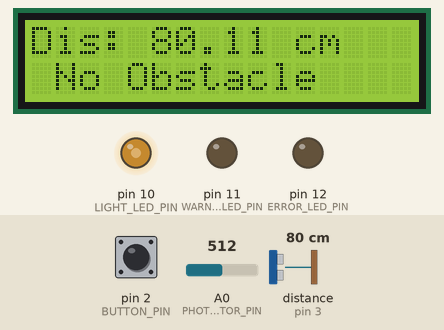
Recording of a sketch running on a simulated Arduino Uno, built with avr-gcc and run on an emulated ATmega328P. Parts: 16×2 character LCD, output pins drawn as LEDs (lit = HIGH). Wiring (inferred from the names in the program): ultrasonic range finder: trigger pin 4; echo pin 3. Dashed ring = blinking. The inputs (shaded band) are chosen by the test bench; at power-on: distance to the obstacle (sensor on pin 3) 80 cm, pin 2 (BUTTON_PIN) HIGH, A0 (PHOTORESISTOR_PIN) = 512. The echo pulse lasts 58.3 µs per cm; pins used as bus, display or sensor lines are not drawn; what the sketch prints to the serial monitor is not drawn.

Above: at 1.98 s.
2.3 s: distance to the obstacle (sensor on pin 3) set to 2 cm
At 2.85 s:
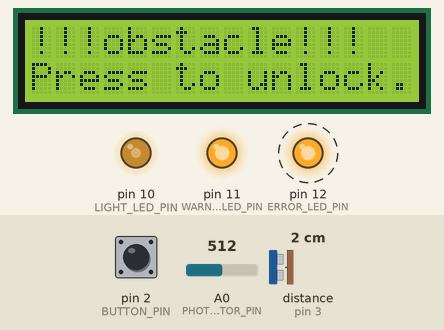
At 3.78 s:
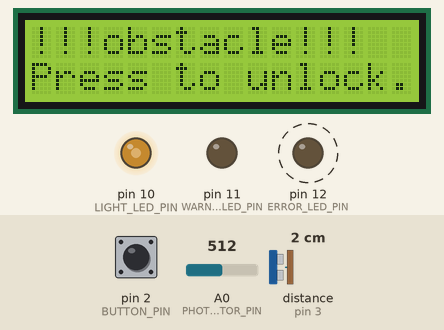
3.9 s: pin 2 (BUTTON_PIN) pulled LOW for 0.15 s
4.6 s: pin 2 (BUTTON_PIN) pulled LOW for 1 s
6.2 s: A0 (PHOTORESISTOR_PIN) set to 390
At 6.75 s:
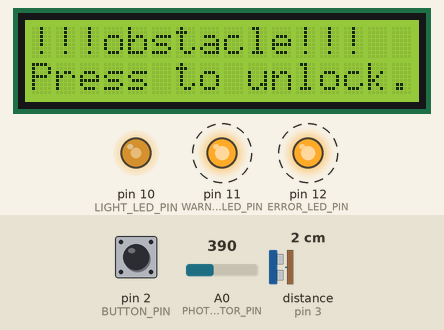
8.4 s: A0 (PHOTORESISTOR_PIN) set to 122
At 8.55 s:
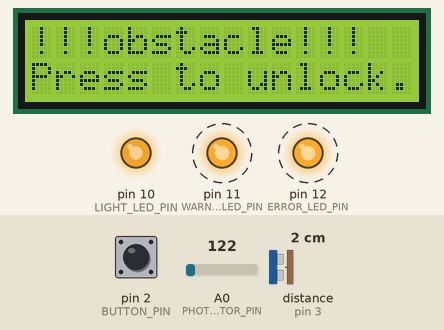
10.8 s: pin 2 (BUTTON_PIN) pulled LOW for 0.15 s
Timing chart, 0 to 12.5 s (numbered marks = the images above; inputs shaded):
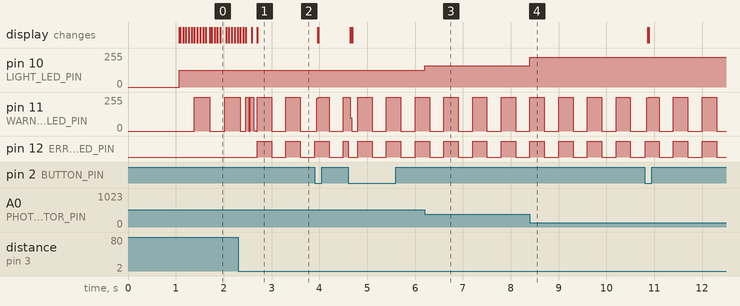

The sketch:

final_project.ino
```cpp
#include <LiquidCrystal.h>
#include <IRremote.h>
#include <EEPROM.h>

#define IR_RECIEVE_PIN 5

#define ECHO_PIN 3
#define TRIGGER_PIN 4

#define WARNING_LED_PIN 11
#define ERROR_LED_PIN 12
#define LIGHT_LED_PIN 10

#define BUTTON_PIN 2

#define PHOTORESISTOR_PIN A0

//lcd
#define LCD_RS_PIN A5
#define LCD_E_PIN A4
#define LCD_D4_PIN 6
#define LCD_D5_PIN 7
#define LCD_D6_PIN 8
#define LCD_D7_PIN 9

LiquidCrystal lcd(LCD_RS_PIN ,LCD_E_PIN,LCD_D4_PIN , LCD_D5_PIN , LCD_D6_PIN , LCD_D7_PIN);

#define LOCK_DISTANCE 10.0
#define WARNING_DISTANCE 50.0

// IR BUTTON
#define IR_BUTTON_PLAY 28 // ok
#define IR_BUTTON_OFF 22 //*
#define IR_BUTTON_EQ 13// #
#define IR_BUTTON_UP 24
#define IR_BUTTON_DOWN 82
// distance unit
#define DISTANCE_UNIT_CM 0
#define DISTANCE_UNIT_IN 1
#define CM_TO_INCHES 0.393701
#define EEPROM_ADDRESS_DISTANCE_UNIT 50
//lcd mode
#define LCD_MODE_DISTANCE 0
#define LCD_MODE_SETTINGS 1
#define LCD_MODE_LUMINOSITY 2

//UTRASONIC
unsigned long lastTimeUltrasonicTrigger = millis();
unsigned long untrasonicTriggerDelay = 60;

volatile unsigned long pulseInTimebegin;
volatile unsigned long pulseTimeEnd;
volatile bool newDidtanceAvailable = false;

double previousDistance = 400.0;
// WARNING LED
unsigned long lastTimeWarningLEDBlinked = millis();
unsigned long WarningLEDDelay = 500;
byte WarningLEDState = LOW;

//ERROR LED
unsigned long lastTimeErrorLEDBlinked = millis();
unsigned long ErrorLEDDelay = 300;
byte errorLEDState = LOW;

//PHOTORESISTOR
unsigned long lastTimeReadLuminosity = millis();
unsigned long readLuminosityDelay = 100;

// push button
unsigned long lastTimeButtonChanged = millis();
unsigned long buttonDebounceDelay = 50;
byte buttonState;

bool isLocked = false;

int distanceUnit = DISTANCE_UNIT_CM;
int lcdMode =  LCD_MODE_DISTANCE;

void triggerUltrasonicSensor(){
  digitalWrite(TRIGGER_PIN , LOW);
  delayMicroseconds(2);
  digitalWrite(TRIGGER_PIN , HIGH);
  delayMicroseconds(10);
  digitalWrite(TRIGGER_PIN , LOW);

}
double getUltrasonicDistance(){
  double durationMicros = pulseTimeEnd - pulseInTimebegin;
  double distance = durationMicros / 58.0;
  if(distance > 400){
    return previousDistance;
  }
  distance = previousDistance *0.6 + distance *0.4;
  previousDistance = distance;

  return distance;
}

void echoPinInterrupt(){
  if(digitalRead(ECHO_PIN) == HIGH){
    // PULSE STARTED
    pulseInTimebegin = micros();
  }
  else{
    // pulse stopped
    pulseTimeEnd = micros();
    newDidtanceAvailable = true;

  }


}

void toggleErrorLED(){
  errorLEDState = (errorLEDState == HIGH)? LOW:HIGH;
  digitalWrite(ERROR_LED_PIN , errorLEDState);

}

void toggleWarningLED(){
  // if(WarningLEDState == HIGH){
  //   WarningLEDState == LOW;
  // }
  // else{
  //   WarningLEDState == HIGH;
  // }
  // digitalWrite(WARNING_LED_PIN , WarningLEDState);
  WarningLEDState = (WarningLEDState == HIGH)? LOW : HIGH;
  digitalWrite(WARNING_LED_PIN , WarningLEDState);

}

void setWarningLEDBlinkRateFromDistance(double distance){
  // 0...400cm -> 0....1600ms
  WarningLEDDelay = distance*4;
  Serial.println(WarningLEDDelay);

}

 void lock(){
    if(!isLocked){
      Serial.println("locking");
      isLocked = true;
      WarningLEDState = LOW;
      errorLEDState = LOW;
      digitalWrite(WARNING_LED_PIN , LOW);
      digitalWrite(ERROR_LED_PIN , LOW);
    }


 }

void unlock(){
  if(isLocked){
    Serial.println("unlocking");
    isLocked = false;
    errorLEDState = LOW;
    digitalWrite(ERROR_LED_PIN, errorLEDState);
  }
}

void printDistanceOnLCD(double distance){
  if(isLocked){
    lcd.setCursor(0,0);
    lcd.print("!!!obstacle!!!");
    lcd.setCursor(0,1);
    lcd.print("Press to unlock.   ");
  }
  else if(lcdMode == LCD_MODE_DISTANCE){
    lcd.setCursor( 0 , 0);
    lcd.print("Dis: ");
    if(distanceUnit == DISTANCE_UNIT_IN){
      lcd.print(distance * CM_TO_INCHES);
      lcd.print(" in     ");

    }
    else{
      lcd.print(distance);
      lcd.print(" cm   ");

    }

    lcd.setCursor( 0,1);
    if(distance > WARNING_DISTANCE){
      lcd.print(" No Obstacle   ");
    }
    else{
      lcd.print("!! WARNING !!");
    }
  }
}

void toggleDitanceUnit(){
  if(distanceUnit == DISTANCE_UNIT_CM){
    distanceUnit = DISTANCE_UNIT_IN;

  }
  else{
    distanceUnit = DISTANCE_UNIT_CM;
  }
  EEPROM.write(EEPROM_ADDRESS_DISTANCE_UNIT , distanceUnit);
}

void toggleLCDScreen(bool next){
  switch(lcdMode){
    case LCD_MODE_DISTANCE:{
      lcdMode =(next) ? LCD_MODE_SETTINGS : LCD_MODE_LUMINOSITY ;
      break;
    }
    case LCD_MODE_SETTINGS:{
      lcdMode = (next) ? LCD_MODE_LUMINOSITY : LCD_MODE_DISTANCE;
      break;
    }
    case LCD_MODE_LUMINOSITY:{
      lcdMode = (next) ? LCD_MODE_DISTANCE : LCD_MODE_SETTINGS;
      break;
    }
    default:{
      lcdMode = LCD_MODE_DISTANCE;
    }
  }

  lcd.clear();
  if(lcdMode == LCD_MODE_SETTINGS){  //  show settings hint when entering settings
    lcd.setCursor(0,0);
    lcd.print(" Press OFF to  ");
    lcd.setCursor(0,1);
    lcd.print("reset Settings.");
  }
}

void resetSettingsToDefault(){
  if(lcdMode == LCD_MODE_SETTINGS){
    distanceUnit = DISTANCE_UNIT_CM;
    EEPROM.write(EEPROM_ADDRESS_DISTANCE_UNIT , distanceUnit);
    lcd.clear();
    lcd.setCursor(0,0);
    lcd.print("Settings have");
    lcd.setCursor(0,1);
    lcd.print("been reset");
  }
}

void handleIRCommand(long command){
  switch(command){
    case IR_BUTTON_PLAY:{
      unlock();
      break;
    }
    case IR_BUTTON_OFF:{
      resetSettingsToDefault();

      break;
    }
    case IR_BUTTON_EQ:{
      toggleDitanceUnit();
      break;
    }
    case IR_BUTTON_UP:{
      toggleLCDScreen(true);
      break;
    }
    case IR_BUTTON_DOWN:{
      toggleLCDScreen(false);
      break;
    }
    default:{
      // do nothing
    }
  }
}

void setLightLEDFromLuminosity(int luminosity){
  byte brightness = 255 - luminosity / 4;
  analogWrite(LIGHT_LED_PIN , brightness);
}

void printLuminosityOnLcd(int luminosity){
  if(!isLocked && lcdMode == LCD_MODE_LUMINOSITY){
    lcd.setCursor(0,0);
    lcd.print("luminosity:  ");
    lcd.print(luminosity);
    lcd.print("     ");
  }
}


void setup() {
  Serial.begin(115200);
  lcd.begin(16,2);
  IrReceiver.begin(IR_RECIEVE_PIN);
  pinMode(ECHO_PIN , INPUT);
  pinMode(TRIGGER_PIN , OUTPUT);
  pinMode(WARNING_LED_PIN , OUTPUT);
  pinMode(ERROR_LED_PIN , OUTPUT);
  pinMode(LIGHT_LED_PIN , OUTPUT);
  pinMode(BUTTON_PIN , INPUT);


  buttonState = digitalRead(BUTTON_PIN);
  attachInterrupt(digitalPinToInterrupt(ECHO_PIN),echoPinInterrupt , CHANGE);

  distanceUnit = EEPROM.read(EEPROM_ADDRESS_DISTANCE_UNIT);
  if(distanceUnit == 255){
    distanceUnit = DISTANCE_UNIT_CM;
  }


  lcd.print("Initializing...");
  delay(1000);
  lcd.clear();
}


void loop() {
  unsigned long timeNow = millis();

  //  IR handled always, not just when locked
  if(IrReceiver.decode()){
    IrReceiver.resume();
    long command = IrReceiver.decodedIRData.command;
    handleIRCommand(command);
  }

  if(isLocked){
    if(timeNow - lastTimeErrorLEDBlinked > ErrorLEDDelay){
      lastTimeErrorLEDBlinked += ErrorLEDDelay;
      toggleErrorLED();
      toggleWarningLED();
    }

    if(timeNow - lastTimeButtonChanged > buttonDebounceDelay ){
      byte newButtonState = digitalRead(BUTTON_PIN);
      if(newButtonState != buttonState){
        lastTimeButtonChanged = timeNow;
        buttonState = newButtonState;
        if(buttonState == LOW){
          unlock();
        }
      }
    }
  }
  else{
    if(timeNow - lastTimeWarningLEDBlinked > WarningLEDDelay){
      lastTimeWarningLEDBlinked += WarningLEDDelay;
      toggleWarningLED();
    }
  }

  if(timeNow - lastTimeUltrasonicTrigger > untrasonicTriggerDelay ){
    lastTimeUltrasonicTrigger += untrasonicTriggerDelay;
    triggerUltrasonicSensor();
  }

  if(newDidtanceAvailable){
    newDidtanceAvailable = false;
    double distance = getUltrasonicDistance();
    setWarningLEDBlinkRateFromDistance(distance);
    printDistanceOnLCD(distance);
    if(distance < LOCK_DISTANCE){
      lock();
    }
  }
  if(timeNow - lastTimeReadLuminosity > readLuminosityDelay){
    lastTimeReadLuminosity += readLuminosityDelay;
    int luminosity = analogRead(PHOTORESISTOR_PIN);
    setLightLEDFromLuminosity(luminosity);
    printLuminosityOnLcd(luminosity);

  }
}


// #include <LiquidCrystal.h>
// #include <IRremote.h>
// #include <EEPROM.h>

// #define IR_RECIEVE_PIN 5

// #define ECHO_PIN 3
// #define TRIGGER_PIN 4

// #define WARNING_LED_PIN 11
// #define ERROR_LED_PIN 12
// #define LIGHT_LED_PIN 10

// #define BUTTON_PIN 2

// #define PHOTORESISTOR_PIN A0

// // LCD
// #define LCD_RS_PIN A5
// #define LCD_E_PIN A4
// #define LCD_D4_PIN 6
// #define LCD_D5_PIN 7
// #define LCD_D6_PIN 8
// #define LCD_D7_PIN 9

// LiquidCrystal lcd(LCD_RS_PIN, LCD_E_PIN, LCD_D4_PIN, LCD_D5_PIN, LCD_D6_PIN, LCD_D7_PIN);

// #define LOCK_DISTANCE 10.0
// #define WARNING_DISTANCE 50.0

// // IR BUTTONS
// #define IR_BUTTON_PLAY 28
// #define IR_BUTTON_OFF  22
// #define IR_BUTTON_EQ   13
// #define IR_BUTTON_UP   24
// #define IR_BUTTON_DOWN 82

// // Distance unit
// #define DISTANCE_UNIT_CM 0
// #define DISTANCE_UNIT_IN 1
// #define CM_TO_INCHES 0.393701
// #define EEPROM_ADDRESS_DISTANCE_UNIT 50

// // LCD mode
// #define LCD_MODE_DISTANCE  0
// #define LCD_MODE_SETTINGS  1
// #define LCD_MODE_LUMINOSITY 2

// // Ultrasonic
// unsigned long lastTimeUltrasonicTrigger = 0;
// unsigned long ultrasonicTriggerDelay = 60;

// volatile unsigned long pulseInTimeBegin = 0;
// volatile unsigned long pulseTimeEnd = 0;
// volatile bool newDistanceAvailable = false;

// double previousDistance = 400.0;

// // Warning LED
// unsigned long lastTimeWarningLEDBlinked = 0;
// unsigned long warningLEDDelay = 500;
// byte warningLEDState = LOW;

// // Error LED
// unsigned long lastTimeErrorLEDBlinked = 0;
// unsigned long errorLEDDelay = 300;
// byte errorLEDState = LOW;

// // Photoresistor
// unsigned long lastTimeReadLuminosity = 0;
// unsigned long readLuminosityDelay = 100;

// // Push button
// unsigned long lastTimeButtonChanged = 0;
// unsigned long buttonDebounceDelay = 50;
// byte buttonState;

// bool isLocked = false;

// int distanceUnit = DISTANCE_UNIT_CM;
// int lcdMode = LCD_MODE_DISTANCE;

// // ─────────────────────────────────────────────
// // Ultrasonic
// // ─────────────────────────────────────────────

// void triggerUltrasonicSensor() {
//   digitalWrite(TRIGGER_PIN, LOW);
//   delayMicroseconds(2);
//   digitalWrite(TRIGGER_PIN, HIGH);
//   delayMicroseconds(10);
//   digitalWrite(TRIGGER_PIN, LOW);
// }

// double getUltrasonicDistance() {
//   double durationMicros = pulseTimeEnd - pulseInTimeBegin;
//   double distance = durationMicros / 58.0;
//   if (distance > 400) {
//     return previousDistance;
//   }
//   distance = previousDistance * 0.6 + distance * 0.4;
//   previousDistance = distance;
//   return distance;
// }

// void echoPinInterrupt() {
//   if (digitalRead(ECHO_PIN) == HIGH) {
//     pulseInTimeBegin = micros();
//   } else {
//     pulseTimeEnd = micros();
//     newDistanceAvailable = true;
//   }
// }

// // ─────────────────────────────────────────────
// // LEDs
// // ─────────────────────────────────────────────

// void toggleErrorLED() {
//   errorLEDState = (errorLEDState == HIGH) ? LOW : HIGH;
//   digitalWrite(ERROR_LED_PIN, errorLEDState);
// }

// void toggleWarningLED() {
//   warningLEDState = (warningLEDState == HIGH) ? LOW : HIGH;
//   digitalWrite(WARNING_LED_PIN, warningLEDState);
// }

// void setWarningLEDBlinkRateFromDistance(double distance) {
//   // 0…400 cm → 0…1600 ms
//   warningLEDDelay = (unsigned long)(distance * 4);
// }

// // ─────────────────────────────────────────────
// // Lock / Unlock
// // ─────────────────────────────────────────────

// void lock() {
//   if (!isLocked) {
//     Serial.println("locking");
//     isLocked = true;
//     warningLEDState = LOW;
//     digitalWrite(WARNING_LED_PIN, LOW);   // FIX: actually turn the LED off
//     errorLEDState = LOW;
//     digitalWrite(ERROR_LED_PIN, LOW);
//   }
// }

// void unlock() {
//   if (isLocked) {
//     Serial.println("unlocking");
//     isLocked = false;
//     errorLEDState = LOW;
//     digitalWrite(ERROR_LED_PIN, LOW);
//     lcd.clear();
//   }
// }

// // ─────────────────────────────────────────────
// // LCD
// // ─────────────────────────────────────────────

// void printDistanceOnLCD(double distance) {
//   if (isLocked) {
//     lcd.setCursor(0, 0);
//     lcd.print("!!!obstacle!!!! ");
//     lcd.setCursor(0, 1);
//     lcd.print("Press to unlock.");
//   } else if (lcdMode == LCD_MODE_DISTANCE) {
//     lcd.setCursor(0, 0);
//     lcd.print("Dis: ");
//     if (distanceUnit == DISTANCE_UNIT_IN) {
//       lcd.print(distance * CM_TO_INCHES);
//       lcd.print(" in     ");
//     } else {
//       lcd.print(distance);
//       lcd.print(" cm   ");
//     }

//     lcd.setCursor(0, 1);
//     if (distance > WARNING_DISTANCE) {
//       lcd.print(" No Obstacle   ");
//     } else {
//       lcd.print("!! WARNING !!   ");
//     }
//   }
// }

// void printLuminosityOnLcd(int luminosity) {
//   // FIX: show luminosity when NOT locked (was checking isLocked instead of !isLocked)
//   if (!isLocked && lcdMode == LCD_MODE_LUMINOSITY) {
//     lcd.setCursor(0, 0);
//     lcd.print("Luminosity:     ");
//     lcd.setCursor(0, 1);
//     lcd.print(luminosity);
//     lcd.print("     ");
//   }
// }

// // ─────────────────────────────────────────────
// // Settings
// // ─────────────────────────────────────────────

// void toggleDistanceUnit() {
//   distanceUnit = (distanceUnit == DISTANCE_UNIT_CM) ? DISTANCE_UNIT_IN : DISTANCE_UNIT_CM;
//   EEPROM.write(EEPROM_ADDRESS_DISTANCE_UNIT, distanceUnit);
// }

// void toggleLCDScreen(bool next) {
//   switch (lcdMode) {
//     case LCD_MODE_DISTANCE:
//       lcdMode = next ? LCD_MODE_SETTINGS : LCD_MODE_LUMINOSITY;
//       break;
//     case LCD_MODE_SETTINGS:
//       lcdMode = next ? LCD_MODE_LUMINOSITY : LCD_MODE_DISTANCE;
//       break;
//     case LCD_MODE_LUMINOSITY:
//       lcdMode = next ? LCD_MODE_DISTANCE : LCD_MODE_SETTINGS;
//       break;
//     default:
//       lcdMode = LCD_MODE_DISTANCE;
//   }

//   lcd.clear();
//   if (lcdMode == LCD_MODE_SETTINGS) {
//     lcd.setCursor(0, 0);
//     lcd.print(" Press OFF to  ");
//     lcd.setCursor(0, 1);
//     lcd.print("reset Settings.");
//   }
// }

// void resetSettingsToDefault() {
//   if (lcdMode == LCD_MODE_SETTINGS) {
//     distanceUnit = DISTANCE_UNIT_CM;
//     EEPROM.write(EEPROM_ADDRESS_DISTANCE_UNIT, distanceUnit);
//     lcd.clear();
//     lcd.setCursor(0, 0);
//     lcd.print("Settings have");
//     lcd.setCursor(0, 1);
//     lcd.print("been reset");
//   }
// }

// // ─────────────────────────────────────────────
// // IR remote
// // ─────────────────────────────────────────────

// void handleIRCommand(long command) {
//   switch (command) {
//     case IR_BUTTON_PLAY:  unlock();                  break;
//     case IR_BUTTON_OFF:   resetSettingsToDefault();  break;
//     case IR_BUTTON_EQ:    toggleDistanceUnit();      break;
//     case IR_BUTTON_UP:    toggleLCDScreen(true);     break;
//     case IR_BUTTON_DOWN:  toggleLCDScreen(false);    break;
//     default: break;
//   }
// }

// // ─────────────────────────────────────────────
// // Light LED (photoresistor-controlled)
// // ─────────────────────────────────────────────

// void setLightLEDFromLuminosity(int luminosity) {
//   byte brightness = 255 - (luminosity / 4);
//   analogWrite(LIGHT_LED_PIN, brightness);  // FIX: was analogRead() — must be analogWrite()
// }

// // ─────────────────────────────────────────────
// // Setup
// // ─────────────────────────────────────────────

// void setup() {
//   Serial.begin(115200);
//   lcd.begin(16, 2);
//   IrReceiver.begin(IR_RECIEVE_PIN);

//   // FIX: set pin modes BEFORE reading initial button state
//   pinMode(ECHO_PIN, INPUT);
//   pinMode(TRIGGER_PIN, OUTPUT);
//   pinMode(WARNING_LED_PIN, OUTPUT);
//   pinMode(ERROR_LED_PIN, OUTPUT);
//   pinMode(LIGHT_LED_PIN, OUTPUT);
//   pinMode(BUTTON_PIN, INPUT_PULLUP);  // FIX: INPUT_PULLUP for reliable button reading

//   buttonState = digitalRead(BUTTON_PIN);  // now safe to read

//   attachInterrupt(digitalPinToInterrupt(ECHO_PIN), echoPinInterrupt, CHANGE);

//   distanceUnit = EEPROM.read(EEPROM_ADDRESS_DISTANCE_UNIT);
//   if (distanceUnit == 255) {
//     distanceUnit = DISTANCE_UNIT_CM;
//   }

//   // Initialise timing variables after millis() is available
//   lastTimeUltrasonicTrigger = millis();
//   lastTimeWarningLEDBlinked = millis();
//   lastTimeErrorLEDBlinked   = millis();
//   lastTimeReadLuminosity    = millis();
//   lastTimeButtonChanged     = millis();

//   lcd.print("Initializing...");
//   delay(1000);
//   lcd.clear();
// }

// // ─────────────────────────────────────────────
// // Loop
// // ─────────────────────────────────────────────

// void loop() {
//   unsigned long timeNow = millis();

//   // IR — handled always, not just when locked
//   if (IrReceiver.decode()) {
//     IrReceiver.resume();
//     long command = IrReceiver.decodedIRData.command;
//     handleIRCommand(command);
//   }

//   if (isLocked) {
//     // Blink both LEDs together while locked
//     if (timeNow - lastTimeErrorLEDBlinked > errorLEDDelay) {
//       lastTimeErrorLEDBlinked += errorLEDDelay;
//       toggleErrorLED();
//       toggleWarningLED();
//     }

//     // Button debounce — FIX: update lastTimeButtonChanged on every state sample
//     if (timeNow - lastTimeButtonChanged > buttonDebounceDelay) {
//       lastTimeButtonChanged = timeNow;  // FIX: was never updated → button fired only once
//       byte newButtonState = digitalRead(BUTTON_PIN);
//       if (newButtonState != buttonState) {
//         buttonState = newButtonState;
//         // FIX: with INPUT_PULLUP, pressed = LOW
//         if (buttonState == LOW) {
//           unlock();
//         }
//       }
//     }
//   } else {
//     // Blink warning LED at distance-based rate
//     if (timeNow - lastTimeWarningLEDBlinked > warningLEDDelay) {
//       lastTimeWarningLEDBlinked += warningLEDDelay;
//       toggleWarningLED();
//     }
//   }

//   // Trigger ultrasonic sensor periodically
//   if (timeNow - lastTimeUltrasonicTrigger > ultrasonicTriggerDelay) {
//     lastTimeUltrasonicTrigger += ultrasonicTriggerDelay;
//     triggerUltrasonicSensor();
//   }

//   // Process new distance reading
//   if (newDistanceAvailable) {
//     newDistanceAvailable = false;
//     double distance = getUltrasonicDistance();
//     setWarningLEDBlinkRateFromDistance(distance);
//     printDistanceOnLCD(distance);
//     if (distance < LOCK_DISTANCE) {
//       lock();
//     }
//   }

//   // Read and apply luminosity
//   if (timeNow - lastTimeReadLuminosity > readLuminosityDelay) {
//     lastTimeReadLuminosity += readLuminosityDelay;
//     int luminosity = analogRead(PHOTORESISTOR_PIN);
//     setLightLEDFromLuminosity(luminosity);
//     printLuminosityOnLcd(luminosity);
//   }
// }
```

Measured:
- after the input at 2.3 s, pin 12 (ERROR_LED_PIN): alternates HIGH for 0.30 s and LOW for 0.30 s, starting after 0.40 s; the display: first changes after 0.05 s (image 1 shows a later state)
- after the input at 6.2 s, pin 10 (LIGHT_LED_PIN): 127/255 → 158/255 at once
- after the input at 8.4 s, pin 10 (LIGHT_LED_PIN): 158/255 → 225/255 at once
- by itself, pin 11 (WARNING_LED_PIN): alternates 255/255 for 0.30 s and 0/255 for 0.30 s
